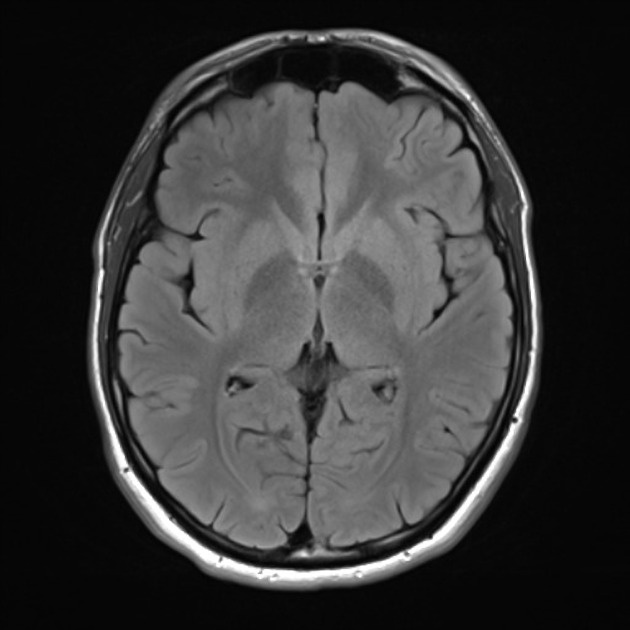
#> input picture 22년 8월/220810_CV1일차(2차원신호의 디지털화)/fig/my_brain.jpeg, 630 x 630 px, given in place of puppy.bmp, which was not available; the run also reads 2 pictures not shown here
$ jupyter execute '이미지출력.ipynb'
#> lines starting #> are read from the running program, lines starting #| are printed output that depends on the picture; pictures that were not available may be replaced by others from this repository, and a replacement may not be noted
[cell 1]
import numpy as np
import cv2
import sys

cv2.__version__

[cell 2]
# 창을 읽음
img = cv2.imread('./fig/puppy.bmp')
#> img is the input picture: shape (630, 630, 3); min 0, max 255, mean 55.5

# 윈도우 창을 열것
cv2.namedWindow('image')
cv2.imshow('image', img)
# 어떤 버튼을 누르면
cv2.waitKey()
# 창을 닫아라
cv2.destroyAllWindows()

[cell 3]
# 창을 읽음
img = cv2.imread('./fig/puppy__.bmp')

# 만약 파일이 없으면 에러가 발생을 하는데, 해당 문구를 넣어주면 어디서 에러 났는지를 알 수 있음
if img is None :
    print('image read failed')
    sys.exit()

# 윈도우 창을 열것
cv2.namedWindow('image')
cv2.imshow('image', img)
# 어떤 버튼을 누르면
cv2.waitKey()
# 창을 닫아라
cv2.destroyAllWindows()

[cell 4]
# 창을 읽음
img = cv2.imread('./fig/PD_MRI.jpeg')

# 만약 파일이 없으면 에러가 발생을 하는데, 해당 문구를 넣어주면 어디서 에러 났는지를 알 수 있음
if img is None :
    print('image read failed')
    sys.exit()

# 윈도우 창을 열것
cv2.namedWindow('image')
cv2.imshow('image', img)
# 어떤 버튼을 누르면
cv2.waitKey()
# 창을 닫아라
cv2.destroyAllWindows()

[cell 5]
img = cv2.imread('./fig/puppy.bmp', cv2.IMREAD_GRAYSCALE)
#> img: shape (630, 630); min 0, max 255, mean 55.5
print(type(img))
#| <class 'numpy.ndarray'>
# 세로 가로 뒤에 행렬 3개(RGB)
print(img.shape)
#| (630, 630)

[cell 6]
# gray
cv2.namedWindow('image')
cv2.imshow('image', img)

cv2.waitKey()

cv2.destroyAllWindows()

[cell 7]
# 원래의 크기보다 줄여줌( 2 / 4 / 8)
img = cv2.imread('./fig/puppy_1280_853.jpg', cv2.IMREAD_REDUCED_COLOR_2)
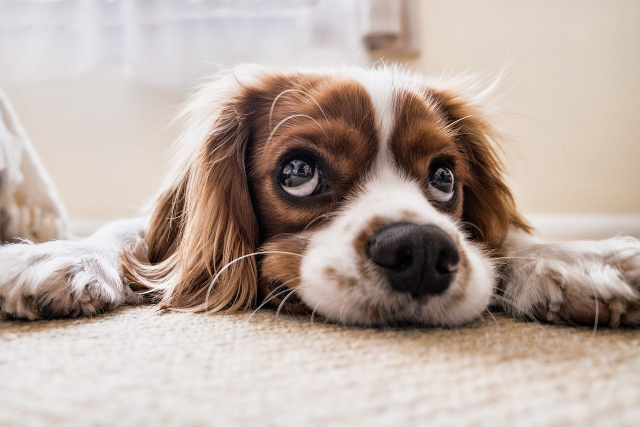
#> input picture 22년 8월/220810_CV1일차(2차원신호의 디지털화)/fig/puppy_1280_853.jpg, 640 x 427 px
#> img is the input picture: shape (427, 640, 3); mean B, G, R 162, 170.7, 186.1
print(type(img))
#| <class 'numpy.ndarray'>
# 세로 가로 뒤에 행렬 3개(RGB)
print(img.shape)
#| (427, 640, 3)
cv2.namedWindow('image')
cv2.imshow('image', img)

cv2.waitKey()

cv2.destroyAllWindows()

[cell 8]
img = cv2.imread('./fig/puppy.bmp', cv2.IMREAD_COLOR)
# image resize
img_resize = cv2.resize(img, (480*2, 640*2), interpolation = cv2.INTER_AREA)
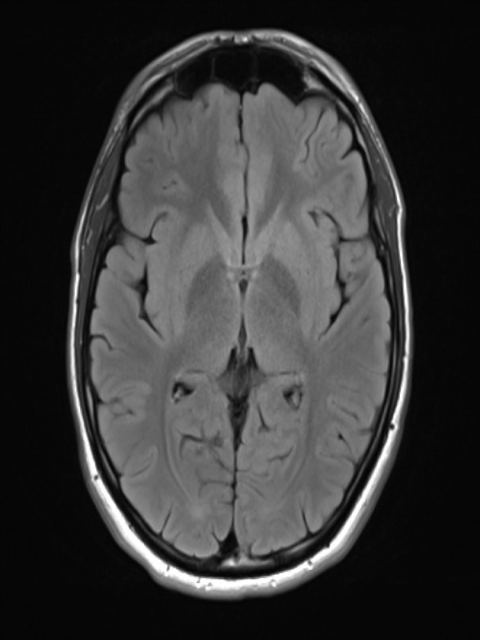
#> img_resize: shape (1280, 960, 3) (shown at 1/2 size); min 0, max 255, mean 55.5

print(img_resize.shape)
#| (1280, 960, 3)
cv2.namedWindow('image')
cv2.imshow('image', img)
cv2.imshow('img_resize', img_resize)

# resize한 사진 저장
cv2.imwrite('img_resize.png',img_resize)

cv2.waitKey()

cv2.destroyAllWindows()

[cell 9]
img = cv2.imread('./fig/puppy.bmp', cv2.IMREAD_COLOR)
# image resize
img_resize = cv2.resize(img, (480*2, 640*2), interpolation = cv2.INTER_AREA)

# 나오는 데이터 사진 크기를 커서로 줄이거나 늘릴 수 있음
cv2.namedWindow('image', cv2.WINDOW_NORMAL)
cv2.imshow('image', img)

cv2.waitKey()

cv2.destroyAllWindows()

[cell 10]
#
img = cv2.imread('./fig/puppy.bmp', cv2.IMREAD_GRAYSCALE)
img_re = cv2.resize(img, dsize = (400,200))
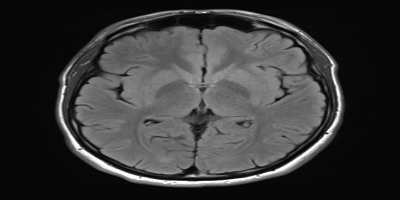
#> img_re: shape (200, 400); min 2, max 255, mean 55.5

if img is None :
    print('image read failed')
    sys.exit()

cv2.namedWindow('image', cv2.WINDOW_NORMAL)
cv2.imshow('image', img)
cv2.imshow('image_re', img_re)

# sec 단위 설정 가능함
while True :
    key = cv2.waitKey()
#> (key Esc is pressed here)
    if key == 27 or key == 113 :
        break

cv2.destroyAllWindows()

[cell 11]
import matplotlib.pyplot as plt

[cell 12]
img = cv2.imread('./fig/puppy.bmp', cv2.IMREAD_COLOR)

img_rgb = cv2.cvtColor(img, cv2.COLOR_BGR2RGB)
img_gray = cv2.cvtColor(img, cv2.COLOR_BGR2GRAY)

if img is None :
    print('image read failed')
    sys.exit()

plt.figure(figsize = (20, 20))
plt.subplot(131), plt.imshow(img), plt.axis('off'), plt.title('img_bgr')
plt.subplot(132), plt.imshow(img_rgb), plt.axis('off'), plt.title('img_rgb')
plt.subplot(133), plt.imshow(img_gray, cmap = 'gray'), plt.axis('off'), plt.title('img_gray')
plt.show()
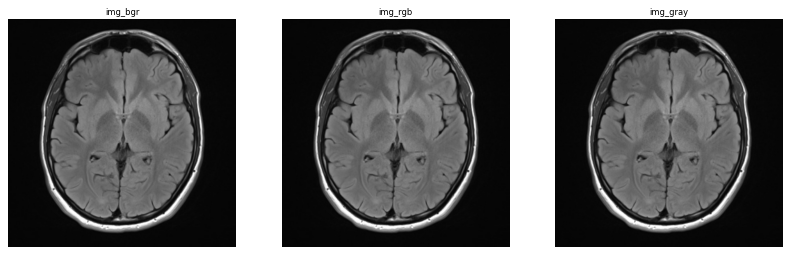
#> figure drawn by matplotlib, 3 panels
